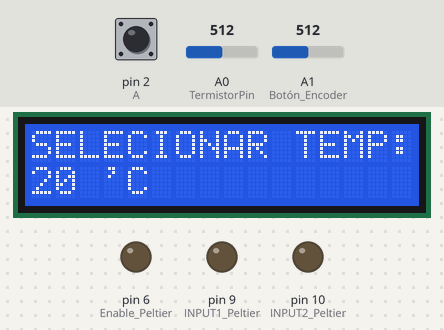
A sketch run on a simulated Arduino Uno, built with avr-gcc and run on an emulated ATmega328P. On the bench: 16×2 character LCD, output pins drawn as LEDs (lit = HIGH). The test bench sets the inputs (shaded band); at power-on: A1 (Botón_Encoder) = 512, A0 (TermistorPin) = 512, pin 2 (A) HIGH. What the sketch prints to the serial monitor is not drawn.

Above: at 1.2 s.
1.3 s: A1 (Botón_Encoder) set to 7
2.8 s: A1 (Botón_Encoder) set to 4
At 4.6 s:
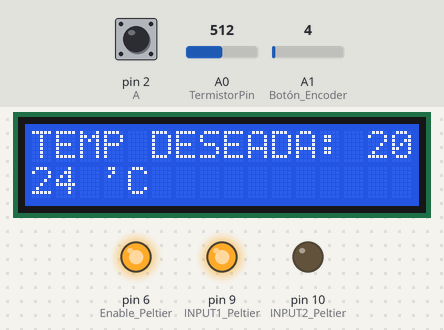
5.3 s: A0 (TermistorPin) set to 481
At 6.6 s:
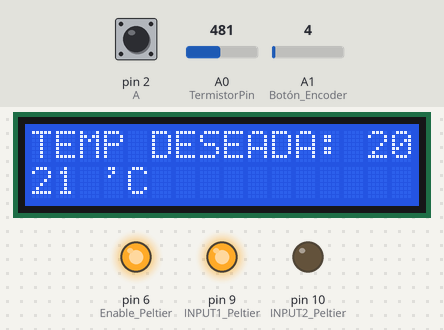
6.9 s: A0 (TermistorPin) set to 452
At 8.1 s:
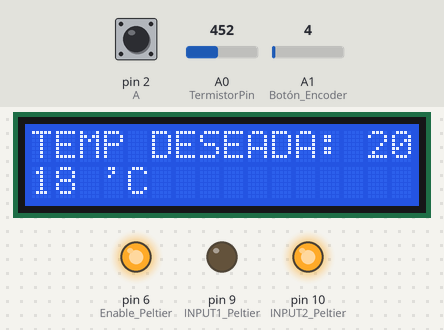
8.4 s: A0 (TermistorPin) set to 511
At 9.1 s:
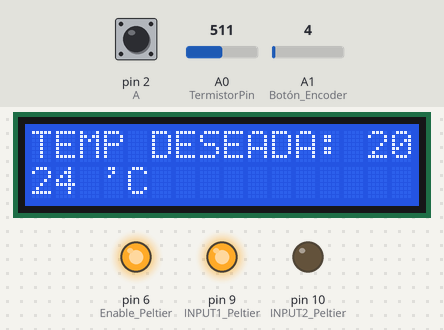
Timing chart, 0 to 11.4 s (numbered marks = the images above; inputs shaded):
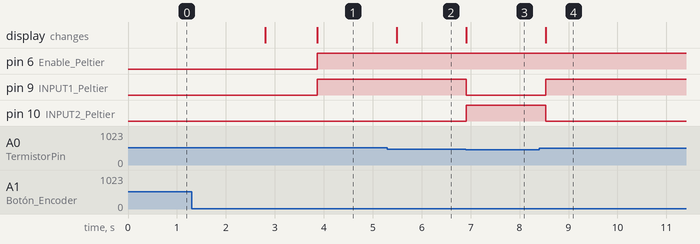

The sketch:

Proyecto_Completo.ino
```cpp
// include the library code:
#include <LiquidCrystal.h>

// initialize the library by associating any needed LCD interface pin
// with the arduino pin number it is connected to
const int rs = 12, en = 11, d4 = 5, d5 = 7, d6 = 3, d7 = 13;
LiquidCrystal lcd(rs, en, d4, d5, d6, d7);

int A = 2;      //variable A a pin digital 2 (CLK en modulo)
int B = 4;        //variable B a pin digital 4 (DT en modulo)

int ANTERIOR = 20;    // almacena valor anterior de la variable POSICION

volatile int POSICION = 20; // variable POSICION con valor inicial de 20 y definida
// como global al ser usada en loop e ISR (encoder)

///////////////////////////////////Termistor/////////////////////////////////////////////////////
int TermistorPin = A0; //Pin en donde leemos el voltaje proveniente del termistor.
int Vo;                //Variable para el voltaje del termistor.
float R1 = 10000;      //Resistencia que se está utilizando para el divisor de tensión.
float logR2, R2, T, Tc, Tf; //Variables utilizadas para que todo sea mas claro.
float c1 = 1.009249522e-03, c2 = 2.378405444e-04, c3 = 2.019202697e-07; //Coeficientes del termistor utilizado.

void setup() {
  Serial.begin(9600);   // incializacion de comunicacion serie a 9600 bps
  /////////////////////////////ENCODER/////////////////////////////////////////////////////////////
  pinMode(A, INPUT);    // A como entrada
  pinMode(B, INPUT);    // B como entrada
  pinMode(A1, INPUT);   //Botón Encoder
  attachInterrupt(digitalPinToInterrupt(A), encoder, LOW);// interrupcion sobre pin A con
  // funcion ISR encoder y modo LOW

  ////////////////////////////////////////////////////////////////////////////////////////////////

  //////////////////////////LCD//////////////////////////////////////////////////////////////////
  // set up the LCD's number of columns and rows:
  lcd.begin(16, 2);
  // Print a message to the LCD.
  lcd.print("SELECIONAR TEMP:");

  lcd.setCursor(0, 1);
  lcd.print(POSICION);
  lcd.print(" 'C");
  ///////////////////////////////////////////////////////////////////////////////////////////////

  /////////////////////////////PELTIER///////////////////////////////////////////////////////////
  pinMode(9, OUTPUT); // INPUT1 Peltier
  pinMode(10, OUTPUT); // INPUT2 Peltier
  pinMode(6, OUTPUT); // Enable Peltier
}
int contador = 0;
void loop() {
  //int  Temp = 35;
  // put your main code here, to run repeatedly:
  Vo = analogRead(TermistorPin);
  R2 = R1 * (1023.0 / (float)Vo - 1.0);
  logR2 = log(R2);
  T = (1.0 / (c1 + c2 * logR2 + c3 * logR2 * logR2 * logR2));
  Tc = T - 273.15;
  //Tf = (Tc * 9.0)/ 5.0 + 32.0;
  int boton = analogRead(A1);
  Serial.println(boton);

  if (boton >= 5 && contador == 0) {
    if (POSICION != ANTERIOR) { // si el valor de POSICION es distinto de ANTERIOR
      // set the cursor to column 0, line 1
      // (note: line 1 is the second row, since counting begins with 0):
      lcd.setCursor(0, 1);
      // print the number of seconds since reset:
      lcd.print(POSICION);
      ANTERIOR = POSICION ; // asigna a ANTERIOR el valor actualizado de POSICION
    }
    contador = 1;
  }

  if (boton >= 5 && contador == 1) {
    lcd.setCursor(0, 1);
    // print the number of seconds since reset:
    lcd.print(POSICION);
    lcd.print(" 'C");
    if (POSICION != ANTERIOR) { // si el valor de POSICION es distinto de ANTERIOR
      // set the cursor to column 0, line 1
      // (note: line 1 is the second row, since counting begins with 0):
      lcd.setCursor(0, 1);
      // print the number of seconds since reset:
      lcd.print(POSICION);
      lcd.print(" 'C");
      lcd.print("      ");
      ANTERIOR = POSICION ; // asigna a ANTERIOR el valor actualizado de POSICION
    }
  }

  if (boton <= 5 && contador == 1) {
    lcd.setCursor(0, 1);
    lcd.print("     ");
    lcd.setCursor(0, 1);
    lcd.print("BOTON");
    delay(1000);
    contador = 2;
  }

  if (contador == 2) {
    lcd.begin(16, 2);
    lcd.print("TEMP DESEADA: ");
    lcd.print(POSICION);
    contador = 3;
  }

  if (contador == 3) {
    static int Temp = POSICION;

    if (Tc <= Temp) {
      digitalWrite(6, HIGH); //Enable
      digitalWrite(9, LOW);   //Rojo
      digitalWrite(10, HIGH); //Negro
    }
    else {
      digitalWrite(10, LOW);  //Negro
      digitalWrite(9, HIGH);  //Rojo
      digitalWrite(6, HIGH); //Enable
    }

    lcd.setCursor(0, 1);
    lcd.print("        ");
    lcd.setCursor(0, 1);
    lcd.print(int(Tc));
    lcd.print(" 'C");
    delay(200);
  }
}

void encoder()  {
  static /*unsigned*/ long ultimaInterrupcion = 0;  // variable static con ultimo valor de
  // tiempo de interrupcion
  unsigned long tiempoInterrupcion = millis();  // variable almacena valor de func. millis

  if (tiempoInterrupcion - ultimaInterrupcion > 5) {  // rutina antirebote desestima
    // pulsos menores a 5 mseg.
    if (digitalRead(B) == HIGH)     // si B es HIGH, sentido horario
    {
      POSICION++ ;        // incrementa POSICION en 1
    }
    else {          // si B es LOW, senti anti horario
      POSICION-- ;        // decrementa POSICION en 1
    }

    POSICION = min(100, max(0, POSICION));  // establece limite inferior de 0 y
    // superior de 100 para POSICION
    ultimaInterrupcion = tiempoInterrupcion;  // guarda valor actualizado del tiempo
  }           // de la interrupcion en variable static
}
```

Measured:
- the behaviour switches between 6 and 5 on A1 (Botón_Encoder) (found by bisection; images 0 and 1)
- the behaviour switches between 465 and 464 on A0 (TermistorPin) (found by bisection; images 2 and 3)
- after the input at 1.3 s, every drawn part: stays the same
- after the input at 2.8 s, pin 6 (Enable_Peltier), pin 9 (INPUT1_Peltier): LOW → HIGH after 1.1 s; the display: first changes at once (image 1 shows a later state)
- after the input at 5.3 s, the display: changes after 0.19 s (image 2)
- after the input at 6.9 s, pin 9 (INPUT1_Peltier): HIGH → LOW at once; pin 10 (INPUT2_Peltier): LOW → HIGH at once; the display: changes at once (image 3)
- after the input at 8.4 s, pin 9 (INPUT1_Peltier): LOW → HIGH after 0.13 s; pin 10 (INPUT2_Peltier): HIGH → LOW after 0.13 s; the display: changes after 0.13 s (image 4)
